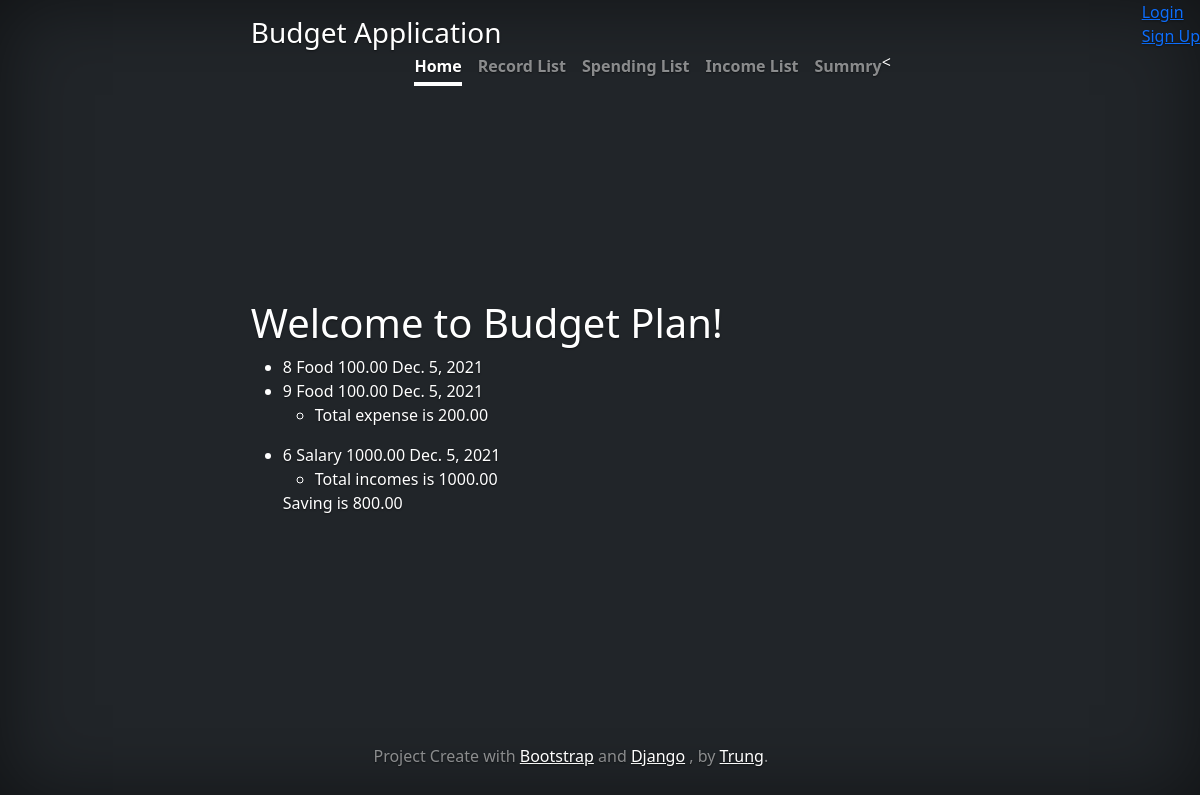
Page /budget/spendings/summary on the earlier database version.
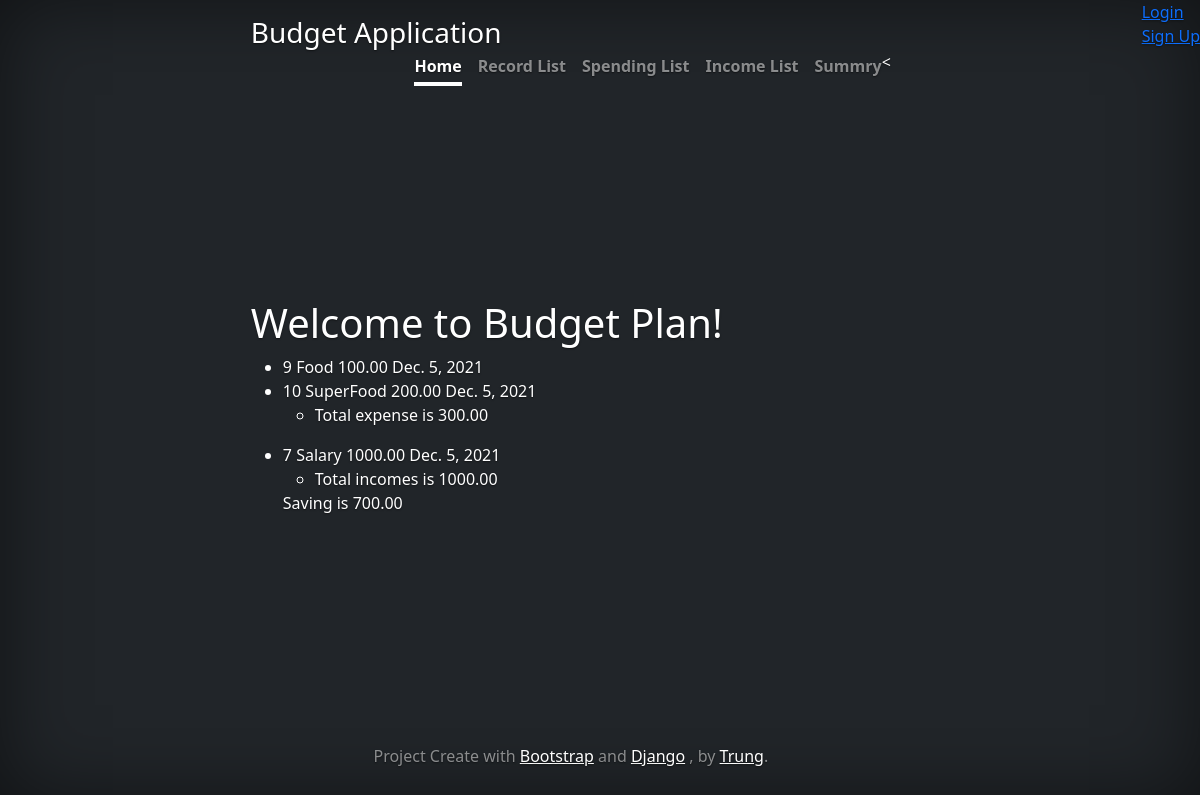
Same page on the later database version.
### budget/models.py (models this page shows, shortened)
class Spending(models.Model):
    name = CharField(max_length=128)
    amount = DecimalField(max_digits=8,decimal_places=2)
    category = ForeignKey(Category,related_name='spending', null=True,on_delete=models.DO_NOTHING)
    date = DateField(default=datetime.date.today)# date field , default is today
    description = TextField()
    record = ForeignKey(Record,on_delete=models.CASCADE,null=True,related_name='spending')

class Income(models.Model):
    class IncomeType(models.TextChoices):
        NONE = '',_('Type of Income')
        SALARY = 'Salary',_('Salary')
        DIVIDEND = 'Dividend',_('Dividend')
        EXTRA = 'Extra',_('Extra')
        BUSINESS = 'Business',_('Business')
    name = CharField(max_length=128)
    amount = DecimalField(max_digits=8,decimal_places=2)
    category = CharField(
        max_length=8,
        choices=IncomeType.choices,
        default=None,
    )
    date = DateField(default=datetime.date.today)# date field , default is today
    description = TextField()
    record = ForeignKey(Record, on_delete=models.CASCADE, null=True,related_name='income')

### budget/views.py (the view)
# urls.py: path('budget/spendings/summary', SummaryView.as_view(), name='summary'),
class SummaryView(ListView):
    template_name = "spendings/summary.html"
    context_object_name = "expenses"
    def get_queryset(self):
        return Spending.objects.all()
    def get_context_data(self,**kwargs):
        context=super().get_context_data(**kwargs)
        context['incomes'] = Income.objects.all()
        context['expenses'] = Spending.objects.all()
        total_incomes = context['incomes'].aggregate(Sum('amount')) #sumofincomes
        total_expenses = context['expenses'].aggregate(Sum('amount')) #sumofincomes
        saving = total_incomes['amount__sum'] - total_expenses['amount__sum'] #total incomes - total expense
        context['total_incomes'] = total_incomes
        context['total_expenses'] = total_expenses
        context['saving'] = saving  #
        return context

### budget/templates/spendings/summary.html
{% extends "base.html" %}
{% block content %}
  <h1>Welcome to Budget Plan!</h1>
  <ul>
    {% for expense in expenses %}
      <li>
        {{ expense.pk }}
        {{ expense.name }}
        {{ expense.amount }}
        {{ expense.date }}
      </li>
    {% endfor %}
      <ul>
        <li>Total expense is {{ total_expenses.amount__sum|floatformat:2 }}</li>
      </ul>
  </ul>
  <ul>
    {% for income in incomes %}
      <li>
        {{ income.pk }}
        {{ income.name }}
        {{ income.amount }}
        {{ income.date }}
      </li>
    {% endfor %}
      <ul>
        <li>Total incomes is {{ total_incomes.amount__sum|floatformat:2 }}</li>
      </ul>
    Saving is {{ saving|floatformat:2 }}
  </ul>
{% endblock %}

### budget/templates/base.html (shortened to what this page needs)
{% load static %}
<!doctype html>
<html lang="en" class="h-100">
  <head>
    <link href="https://cdn.jsdelivr.net/npm/bootstrap@5.0.2/dist/css/bootstrap.min.css" rel="stylesheet">
<link href="../assets/dist/css/bootstrap.min.css" rel="stylesheet">
    <link href="cover.css" rel="stylesheet">
  </head>
  <body class="d-flex h-100 text-left text-white bg-dark">
<div class="cover-container d-flex w-100 h-100 p-3 mx-auto flex-column">
  <header class="mb-auto">
    <div>
      <h3 class="float-md-start mb-0">Budget Application</h3>
      <nav class="nav nav-masthead justify-content-center float-md-end">
        <a class="nav-link active" aria-current="page" href="{% url 'index' %}">Home</a>
        <a class="nav-link" href="{% url 'record_list' %}">Record List</a>
        <a class="nav-link" href="{% url 'spending_list' %}">Spending List</a>
        <a class="nav-link" href="{% url 'income_list' %}">Income List</a>
        <a class="nav-link" href="{% url 'summary' %}">Summry</a>
        <
      </nav>
    </div>
  </header>
  <main >
    {% block content %}{% endblock %}
  </main>
  <footer class="mt-auto text-center text-white-50">
    <p>Project Create with <a href="https://getbootstrap.com/" class="text-white">Bootstrap</a>
      and <a href="https://www.djangoproject.com/" class="text-white">Django</a>
      , by <a href="#" class="text-white">Trung</a>.</p>
  </footer>
</div>      <div class="dropdown">
            <ul class="nav navbar-nav navbar-right">
            {% if user.is_authenticated %}
              <button class="btn btn-secondary dropdown-toggle" type="button" id="dropdownMenuButton1" data-bs-toggle="dropdown" aria-expanded="false">
                {{ user.username }}
              </button>
              <ul class="dropdown-menu" aria-labelledby="dropdownMenuButton1">
                <li><a class="dropdown-item" href="#">Change Password</a></li>
                <li><a class="dropdown-item" href="#">Preferences</a></li>
                <li><a class="dropdown-item" href="{% url 'logout' %}">Logout</a></li>
              </ul>
            </div>
            {% else %}
              <li><a href="{% url 'login' %}">Login</a></li>
              <li><a href="{% url 'sign_up' %}">Sign Up</a></li>
            {% endif %}
  </body>
</html>

### budget/templates/cover.css (style rules this page uses)
body { text-shadow: 0 .05rem .1rem rgba(0, 0, 0, .5); box-shadow: inset 0 0 5rem rgba(0, 0, 0, .5); }
.cover-container { max-width: 42em; }
.nav-masthead .nav-link { padding: .25rem 0; font-weight: 700; color: rgba(255, 255, 255, .5); background-color: transparent; border-bottom: .25rem solid transparent; }
.nav-masthead .nav-link + .nav-link { margin-left: 1rem; }
.nav-masthead .active { color: #fff; border-bottom-color: #fff; }

Differences in the rows shown:
removed Spending: pk "8", name "Food", amount "100.00", date "Dec. 5, 2021"
removed Income: pk "6", name "Salary", amount "1000.00", date "Dec. 5, 2021"
added Spending: pk "10", name "SuperFood", amount "200.00", date "Dec. 5, 2021"
added Income: pk "7", name "Salary", amount "1000.00", date "Dec. 5, 2021"
Other differences:
{{ total_expenses.amount__sum|floatformat:2 }}: "200.00" → "300.00"
{{ saving|floatformat:2 }}: "800.00" → "700.00"
